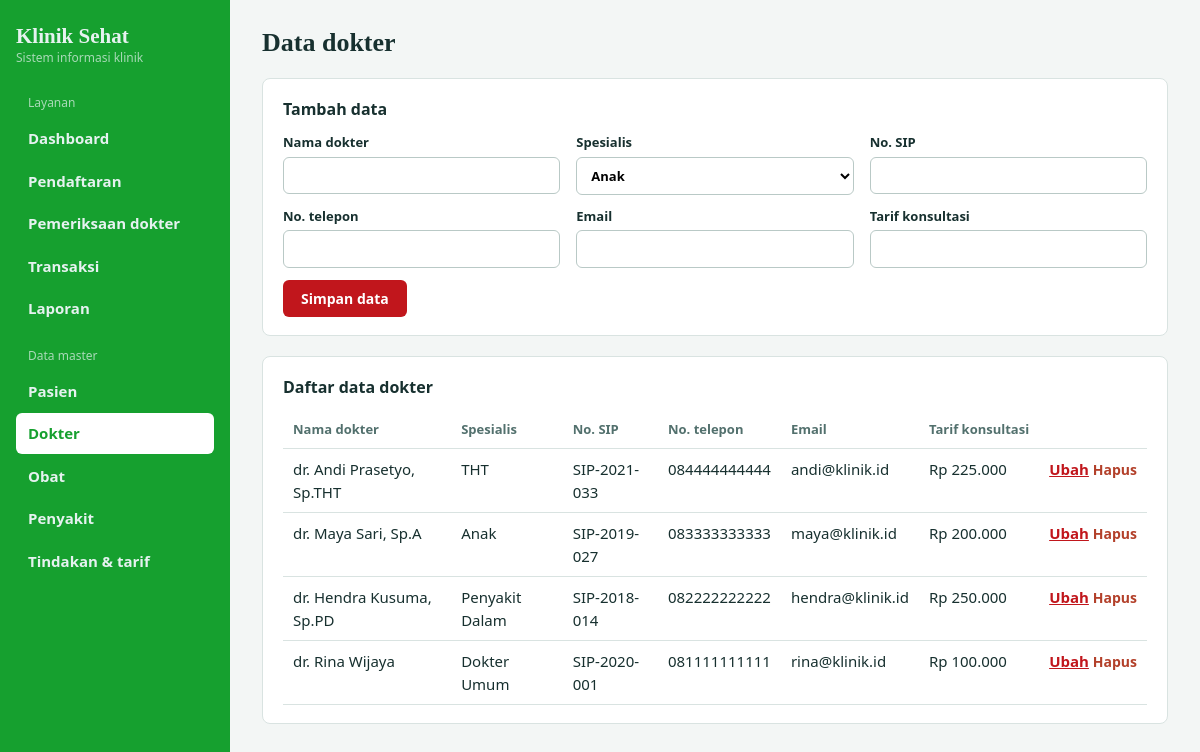
/master.php?t=dokter, run on the app's committed database.
### tables this page shows
CREATE TABLE dokter (
    id_dokter       INT AUTO_INCREMENT PRIMARY KEY,
    nama_dokter     VARCHAR(100) NOT NULL,
    id_spesialisasi INT          NOT NULL,
    no_sip          VARCHAR(30)  NOT NULL UNIQUE,    
    no_telp         VARCHAR(15),
    email           VARCHAR(100),
    status_aktif    TINYINT(1)   NOT NULL DEFAULT 1,
    CONSTRAINT fk_dokter_spesialisasi FOREIGN KEY (id_spesialisasi)
        REFERENCES spesialisasi(id_spesialisasi)
        ON UPDATE CASCADE ON DELETE RESTRICT
);

CREATE TABLE spesialisasi (
    id_spesialisasi   INT AUTO_INCREMENT PRIMARY KEY,
    nama_spesialisasi VARCHAR(60) NOT NULL UNIQUE
);

### master.php (the view, shortened to what this page needs)
<?php
require_once __DIR__ . '/config.php';
$tables = [
    'pasien' => [
        'Data pasien',
        'id_pasien',
        [
            'no_rekam_medis' => 'No. RM',
            'nik' => 'NIK',
            'nama_pasien' => 'Nama pasien',
            'tanggal_lahir' => 'Tanggal lahir|date',
            'jenis_kelamin' => 'Jenis kelamin|L,P',
            'golongan_darah' => 'Gol. darah|A,B,AB,O,Tidak Tahu',
            'no_telp' => 'No. telepon',
            'alamat' => 'Alamat',
            'alergi' => 'Alergi',
        ],
    ],
    'dokter' => [
        'Data dokter',
        'id_dokter',
        [
            'nama_dokter' => 'Nama dokter',
            'id_spesialisasi' => 'Spesialis|spes',
            'no_sip' => 'No. SIP',
            'no_telp' => 'No. telepon',
            'email' => 'Email',
            'tarif_konsultasi' => 'Tarif konsultasi|number',
        ],
    ],
    'obat' => [
        'Data obat',
        'id_obat',
        [
            'kode_obat' => 'Kode',
            'nama_obat' => 'Nama obat',
            'golongan' => 'Golongan|Bebas,Bebas Terbatas,Keras,Narkotika,Psikotropika',
            'bentuk_sediaan' => 'Sediaan|Tablet,Kapsul,Sirup,Salep,Injeksi,Tetes,Serbuk',
            'satuan' => 'Satuan',
            'stok' => 'Stok|number',
            'harga_satuan' => 'Harga satuan|number',
            'tanggal_kadaluarsa' => 'Kadaluarsa|date',
        ],
    ],
    'penyakit' => [
        'Data penyakit',
        'id_penyakit',
        [
            'kode_icd10' => 'Kode ICD-10',
            'nama_penyakit' => 'Nama penyakit',
            'kategori' => 'Kategori',
            'deskripsi' => 'Deskripsi',
        ],
    ],
    'tindakan' => [
        'Tindakan & tarif',
        'id_tindakan',
        [
            'kode_tindakan' => 'Kode',
            'nama_tindakan' => 'Nama tindakan / pemeriksaan',
            'kategori' => 'Kategori|Tindakan Medis,Laboratorium,Radiologi,Penunjang Lain',
            'tarif' => 'Tarif|number',
        ],
    ],
];
$moneyFields = ['harga_satuan', 'tarif', 'tarif_konsultasi'];
$table = $_GET['t'] ?? 'pasien';
[$title, $primaryKey, $fields] = $tables[$table];
$spes = $pdo->query('SELECT * FROM spesialisasi')->fetchAll();
$row = [];
?>
<section>
    <h2><?= $row ? 'Ubah data' : 'Tambah data' ?></h2>
    <form method="post" class="grid">
        <?php foreach ($fields as $field => $specification): ?>
            <?php
            [$label, $type] = explode('|', $specification . '|');
            $value = $row[$field] ?? '';
            ?>
            <label>
                <?= e($label) ?>
                <?php if ($type === 'spes'): ?>
                    <select name="<?= e($field) ?>">
                        <?php foreach ($spes as $specialization): ?>
                            <option value="<?= e($specialization['id_spesialisasi']) ?>" <?= $value == $specialization['id_spesialisasi'] ? 'selected' : '' ?>>
                                <?= e($specialization['nama_spesialisasi']) ?>
                            </option>
                        <?php endforeach; ?>
                    </select>
                <?php else: ?>
                    <input name="<?= e($field) ?>" type="<?= e($type ?: 'text') ?>"
                        <?= $type === 'number' ? 'step="any"' : '' ?> value="<?= e($value) ?>">
                <?php endif; ?>
            </label>
        <?php endforeach; ?>
        <div class="act">
            <button>Simpan data</button>
        </div>
    </form>
</section>
<section>
    <h2>Daftar <?= e(strtolower($title)) ?></h2>
    <div class="scroll">
        <table>
            <tr>
                <?php foreach ($fields as $specification): ?>
                    <th><?= e(explode('|', $specification)[0]) ?></th>
                <?php endforeach; ?>
                <th></th>
            </tr>
            <?php
            $query = $table === 'dokter'
                ? 'SELECT d.id_dokter, d.nama_dokter, s.nama_spesialisasi AS id_spesialisasi,
                          d.no_sip, d.no_telp, d.email, d.tarif_konsultasi
                   FROM dokter d
                   JOIN spesialisasi s USING (id_spesialisasi)
                   ORDER BY 1 DESC'
                : "SELECT * FROM $table ORDER BY $primaryKey DESC";
            ?>
            <?php foreach ($pdo->query($query) as $record): ?>
                <tr>
                    <?php foreach ($fields as $field => $_): ?>
                        <td><?= in_array($field, $moneyFields, true) ? e(rupiah($record[$field])) : e($record[$field]) ?></td>
                    <?php endforeach; ?>
                    <td class="r">
                        <a href="master.php?t=<?= e($table) ?>&edit=<?= e($record[$primaryKey]) ?>">Ubah</a>
                        <form method="post" onsubmit="return confirm('Hapus data ini?')">
                            <button class="del" name="hapus" value="<?= e($record[$primaryKey]) ?>">Hapus</button>
                        </form>
                    </td>
                </tr>
            <?php endforeach; ?>
        </table>
    </div>
</section>

### style.css (style rules this page uses)
:root { --teal: #16a02f; --teal2: #c1161c; --bg: #f3f6f5; --ink: #17302f; --line: #d9e3e1; --warn: #b3402a; }
* { box-sizing: border-box; }
body { margin: 0; display: flex; min-height: 100vh; color: var(--ink); background: var(--bg); font: 15px/1.5 "Segoe UI", system-ui, sans-serif; }
h2 { margin: 0 0 12px; font-size: 16px; }
section { padding: 18px 20px; margin-bottom: 20px; background: #fff; border: 1px solid var(--line); border-radius: 8px; }
.grid { display: grid; grid-template-columns: repeat(auto-fit, minmax(220px, 1fr)); gap: 12px 16px; }
.full, .act { grid-column: 1 / -1; }
label { display: block; font-size: 13px; font-weight: 600; }
input, select, textarea { width: 100%; padding: 8px 10px; margin-top: 4px; font: inherit; background: #fff; border: 1px solid #b9c9c6; border-radius: 6px; }
button { padding: 9px 18px; color: #fff; font: 600 14px "Segoe UI", system-ui, sans-serif; cursor: pointer; background: var(--teal2); border: 0; border-radius: 6px; }
button.del { padding: 0; color: var(--warn); font-weight: 600; background: none; }
a { color: var(--teal2); font-weight: 600; }
.scroll { overflow-x: auto; }
table { width: 100%; border-collapse: collapse; }
th, td { padding: 9px 10px; text-align: left; vertical-align: top; border-bottom: 1px solid var(--line); }
th { color: #52706d; font-size: 13px; white-space: nowrap; }
td.r { text-align: right; white-space: nowrap; }
td form { display: inline; }

### data on the page
dokter: nama_dokter "dr. Andi Prasetyo, Sp.THT", id_spesialisasi.nama_spesialisasi "THT", no_sip "SIP-2021-033", no_telp "084444444444", email "andi@klinik.id", tarif_konsultasi "Rp 225.000", $record[$primaryKey] 4 (drawn)
dokter: nama_dokter "dr. Maya Sari, Sp.A", id_spesialisasi.nama_spesialisasi "Anak", no_sip "SIP-2019-027", no_telp "083333333333", email "maya@klinik.id", tarif_konsultasi "Rp 200.000", $record[$primaryKey] 3 (drawn)
dokter: nama_dokter "dr. Hendra Kusuma, Sp.PD", id_spesialisasi.nama_spesialisasi "Penyakit Dalam", no_sip "SIP-2018-014", no_telp "082222222222", email "hendra@klinik.id", tarif_konsultasi "Rp 250.000", $record[$primaryKey] 2 (drawn)
dokter: nama_dokter "dr. Rina Wijaya", id_spesialisasi.nama_spesialisasi "Dokter Umum", no_sip "SIP-2020-001", no_telp "081111111111", email "rina@klinik.id", tarif_konsultasi "Rp 100.000", $record[$primaryKey] 1 (drawn)

### other printed values
$group "Layanan"
$n "Dashboard"
$n "Pendaftaran"
$n "Pemeriksaan dokter"
$n "Transaksi"
$n "Laporan"
$group "Data master"
$n "Pasien"
$n "Dokter"
$n "Obat"
$n "Penyakit"
$n "Tindakan & tarif"
$title "Data dokter"
$label "Nama dokter"
$label "Spesialis"
